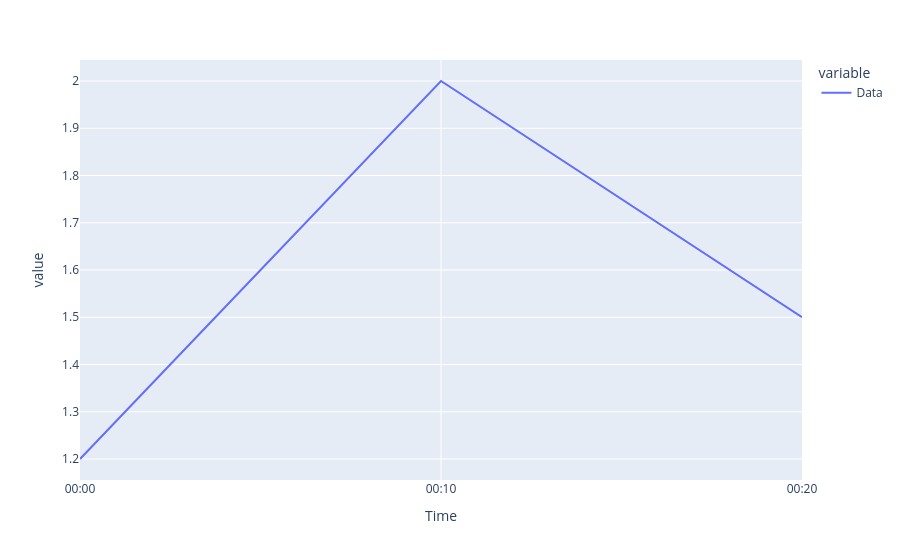

Notebook source saved alongside this figure:
### Code cell
import plotly.express as px

fig = px.line(data)
fig

### Figure 1 — Plotly figure (JSON) as saved in the notebook; plotly's stock layout.template omitted (floating-point values rounded to 4 significant figures)
{"data": [{"hovertemplate": "variable=Data<br>Time=%{x}<br>value=%{y}<extra></extra>", "legendgroup": "Data", "line": {"color": "#636efa", "dash": "solid"}, "marker": {"symbol": "circle"}, "mode": "lines", "name": "Data", "orientation": "v", "showlegend": true, "type": "scatter", "x": ["00:00", "00:10", "00:20"], "xaxis": "x", "y": [1.2, 2.0, 1.5], "yaxis": "y"}], "layout": {"legend": {"title": {"text": "variable"}, "tracegroupgap": 0}, "margin": {"t": 60}, "xaxis": {"anchor": "y", "domain": [0, 1], "title": {"text": "Time"}}, "yaxis": {"anchor": "x", "domain": [0, 1], "title": {"text": "value"}}}}
